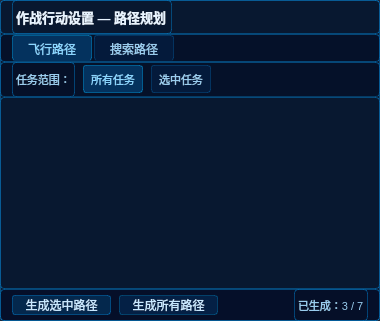
        <widget class="QWidget" name="operationSettingContainer" native="true">
         <property name="minimumSize">
          <size>
           <width>380</width>
           <height>0</height>
          </size>
         </property>
         <property name="maximumSize">
          <size>
           <width>380</width>
           <height>16777215</height>
          </size>
         </property>
         <property name="styleSheet">
          <string notr="true">background: rgba(8,24,48,0.92);
border: 1px solid rgba(0,160,255,0.35);
border-radius: 4px;</string>
         </property>
         <layout class="QVBoxLayout" name="verticalLayout_7">
          <property name="spacing">
           <number>0</number>
          </property>
          <property name="leftMargin">
           <number>0</number>
          </property>
          <property name="topMargin">
           <number>0</number>
          </property>
          <property name="rightMargin">
           <number>0</number>
          </property>
          <property name="bottomMargin">
           <number>0</number>
          </property>
          <item>
           <widget class="QWidget" name="operationSettingHeader" native="true">
            <property name="minimumSize">
             <size>
              <width>0</width>
              <height>34</height>
             </size>
            </property>
            <property name="maximumSize">
             <size>
              <width>16777215</width>
              <height>34</height>
             </size>
            </property>
            <property name="styleSheet">
             <string notr="true">background: linear-gradient(90deg, rgba(0,200,255,0.15), rgba(0,100,255,0.15));
border-bottom: 1px solid rgba(0,160,255,0.35);</string>
            </property>
            <layout class="QHBoxLayout" name="horizontalLayout_9">
             <property name="spacing">
              <number>8</number>
             </property>
             <property name="leftMargin">
              <number>12</number>
             </property>
             <property name="topMargin">
              <number>0</number>
             </property>
             <property name="rightMargin">
              <number>12</number>
             </property>
             <property name="bottomMargin">
              <number>0</number>
             </property>
             <item>
              <widget class="QLabel" name="operationSettingTitle">
               <property name="styleSheet">
                <string notr="true">color: #e8f4ff;
font-weight: 500;
font-size: 13px;</string>
               </property>
               <property name="text">
                <string>作战行动设置 — 路径规划</string>
               </property>
              </widget>
             </item>
             <item>
              <spacer name="horizontalSpacer_12">
               <property name="orientation">
                <enum>Qt::Horizontal</enum>
               </property>
               <property name="sizeHint" stdset="0">
                <size>
                 <width>40</width>
                 <height>20</height>
                </size>
               </property>
              </spacer>
             </item>
            </layout>
           </widget>
          </item>
          <item>
           <widget class="QWidget" name="pathTabsWidget" native="true">
            <property name="minimumSize">
             <size>
              <width>0</width>
              <height>28</height>
             </size>
            </property>
            <property name="maximumSize">
             <size>
              <width>16777215</width>
              <height>28</height>
             </size>
            </property>
            <property name="styleSheet">
             <string notr="true">background: rgba(5,15,40,0.85);
border-bottom: 1px solid rgba(0,160,255,0.35);</string>
            </property>
            <layout class="QHBoxLayout" name="horizontalLayout_10">
             <property name="spacing">
              <number>2</number>
             </property>
             <property name="leftMargin">
              <number>12</number>
             </property>
             <property name="topMargin">
              <number>0</number>
             </property>
             <property name="rightMargin">
              <number>0</number>
             </property>
             <property name="bottomMargin">
              <number>0</number>
             </property>
             <item>
              <widget class="QPushButton" name="flightPathTab">
               <property name="minimumSize">
                <size>
                 <width>80</width>
                 <height>26</height>
                </size>
               </property>
               <property name="maximumSize">
                <size>
                 <width>120</width>
                 <height>26</height>
                </size>
               </property>
               <property name="styleSheet">
                <string notr="true">QPushButton {
background: rgba(0,150,255,0.25);
border: 1px solid rgba(0,180,255,0.4);
border-bottom: none;
border-radius: 3px 3px 0 0;
color: #8ad6ff;
font-size: 12px;
}
QPushButton:hover {
background: rgba(0,160,255,0.3);
color: #c8e8ff;
}</string>
               </property>
               <property name="text">
                <string>飞行路径</string>
               </property>
              </widget>
             </item>
             <item>
              <widget class="QPushButton" name="searchPathTab">
               <property name="minimumSize">
                <size>
                 <width>80</width>
                 <height>26</height>
                </size>
               </property>
               <property name="maximumSize">
                <size>
                 <width>120</width>
                 <height>26</height>
                </size>
               </property>
               <property name="styleSheet">
                <string notr="true">QPushButton {
background: rgba(0,80,160,0.15);
border: 1px solid rgba(0,120,200,0.3);
border-bottom: none;
border-radius: 3px 3px 0 0;
color: #99ccee;
font-size: 12px;
}
QPushButton:hover {
background: rgba(0,100,180,0.2);
color: #c8e8ff;
}</string>
               </property>
               <property name="text">
                <string>搜索路径</string>
               </property>
              </widget>
             </item>
             <item>
              <spacer name="horizontalSpacer_13">
               <property name="orientation">
                <enum>Qt::Horizontal</enum>
               </property>
               <property name="sizeHint" stdset="0">
                <size>
                 <width>40</width>
                 <height>20</height>
                </size>
               </property>
              </spacer>
             </item>
            </layout>
           </widget>
          </item>
          <item>
           <widget class="QWidget" name="pathFilterWidget" native="true">
            <property name="minimumSize">
             <size>
              <width>0</width>
              <height>35</height>
             </size>
            </property>
            <property name="maximumSize">
             <size>
              <width>16777215</width>
              <height>35</height>
             </size>
            </property>
            <property name="styleSheet">
             <string notr="true">background: rgba(5,15,40,0.85);
border-bottom: 1px solid rgba(0,160,255,0.25);</string>
            </property>
            <layout class="QHBoxLayout" name="horizontalLayout_11">
             <property name="spacing">
              <number>8</number>
             </property>
             <property name="leftMargin">
              <number>12</number>
             </property>
             <property name="topMargin">
              <number>0</number>
             </property>
             <property name="rightMargin">
              <number>12</number>
             </property>
             <property name="bottomMargin">
              <number>0</number>
             </property>
             <item>
              <widget class="QLabel" name="pathFilterLabel">
               <property name="styleSheet">
                <string notr="true">color: #99ccee;
font-size: 11px;</string>
               </property>
               <property name="text">
                <string>任务范围：</string>
               </property>
              </widget>
             </item>
             <item>
              <widget class="QPushButton" name="allTasksFilter">
               <property name="minimumSize">
                <size>
                 <width>60</width>
                 <height>28</height>
                </size>
               </property>
               <property name="maximumSize">
                <size>
                 <width>100</width>
                 <height>28</height>
                </size>
               </property>
               <property name="styleSheet">
                <string notr="true">QPushButton {
background: rgba(0,150,255,0.25);
border: 1px solid rgba(0,180,255,0.4);
border-radius: 3px;
color: #8ad6ff;
font-size: 11px;
}
QPushButton:hover {
background: rgba(0,160,255,0.3);
color: #c8e8ff;
}</string>
               </property>
               <property name="text">
                <string>所有任务</string>
               </property>
              </widget>
             </item>
             <item>
              <widget class="QPushButton" name="selectedTasksFilter">
               <property name="minimumSize">
                <size>
                 <width>60</width>
                 <height>28</height>
                </size>
               </property>
               <property name="maximumSize">
                <size>
                 <width>100</width>
                 <height>28</height>
                </size>
               </property>
               <property name="styleSheet">
                <string notr="true">QPushButton {
background: rgba(0,80,160,0.15);
border: 1px solid rgba(0,120,200,0.3);
border-radius: 3px;
color: #99ccee;
font-size: 11px;
}
QPushButton:hover {
background: rgba(0,100,180,0.2);
color: #c8e8ff;
}</string>
               </property>
               <property name="text">
                <string>选中任务</string>
               </property>
              </widget>
             </item>
             <item>
              <spacer name="horizontalSpacer_14">
               <property name="orientation">
                <enum>Qt::Horizontal</enum>
               </property>
               <property name="sizeHint" stdset="0">
                <size>
                 <width>40</width>
                 <height>20</height>
                </size>
               </property>
              </spacer>
             </item>
            </layout>
           </widget>
          </item>
          <item>
           <widget class="QTableWidget" name="pathTable">
            <property name="alternatingRowColors">
             <bool>false</bool>
            </property>
            <property name="rowCount">
             <number>0</number>
            </property>
            <property name="columnCount">
             <number>0</number>
            </property>
           </widget>
          </item>
          <item>
           <widget class="QWidget" name="pathFooter" native="true">
            <property name="minimumSize">
             <size>
              <width>0</width>
              <height>32</height>
             </size>
            </property>
            <property name="maximumSize">
             <size>
              <width>16777215</width>
              <height>32</height>
             </size>
            </property>
            <property name="styleSheet">
             <string notr="true">background: rgba(5,15,40,0.9);
border-top: 1px solid rgba(0,160,255,0.35);</string>
            </property>
            <layout class="QHBoxLayout" name="horizontalLayout_12">
             <property name="spacing">
              <number>8</number>
             </property>
             <property name="leftMargin">
              <number>12</number>
             </property>
             <property name="topMargin">
              <number>0</number>
             </property>
             <property name="rightMargin">
              <number>12</number>
             </property>
             <property name="bottomMargin">
              <number>0</number>
             </property>
             <item>
              <widget class="QPushButton" name="generateSelectedPathButton">
               <property name="styleSheet">
                <string notr="true">color: #c8e8ff;
background-color: rgba(0,140,220,0.2);
border: 1px solid rgba(0,160,255,0.35);
border-radius: 3px;
padding: 0 12px;
font-size: 12px;</string>
               </property>
               <property name="text">
                <string>生成选中路径</string>
               </property>
              </widget>
             </item>
             <item>
              <widget class="QPushButton" name="generateAllPathsButton">
               <property name="styleSheet">
                <string notr="true">color: #c8e8ff;
background-color: rgba(0,100,180,0.2);
border: 1px solid rgba(0,140,200,0.35);
border-radius: 3px;
padding: 0 12px;
font-size: 12px;</string>
               </property>
               <property name="text">
                <string>生成所有路径</string>
               </property>
              </widget>
             </item>
             <item>
              <spacer name="horizontalSpacer_15">
               <property name="orientation">
                <enum>Qt::Horizontal</enum>
               </property>
               <property name="sizeHint" stdset="0">
                <size>
                 <width>40</width>
                 <height>20</height>
                </size>
               </property>
              </spacer>
             </item>
             <item>
              <widget class="QLabel" name="pathStatusLabel">
               <property name="styleSheet">
                <string notr="true">color: #99ccee;
font-size: 11px;</string>
               </property>
               <property name="text">
                <string>已生成：3 / 7</string>
               </property>
              </widget>
             </item>
            </layout>
           </widget>
          </item>
         </layout>
        </widget>
